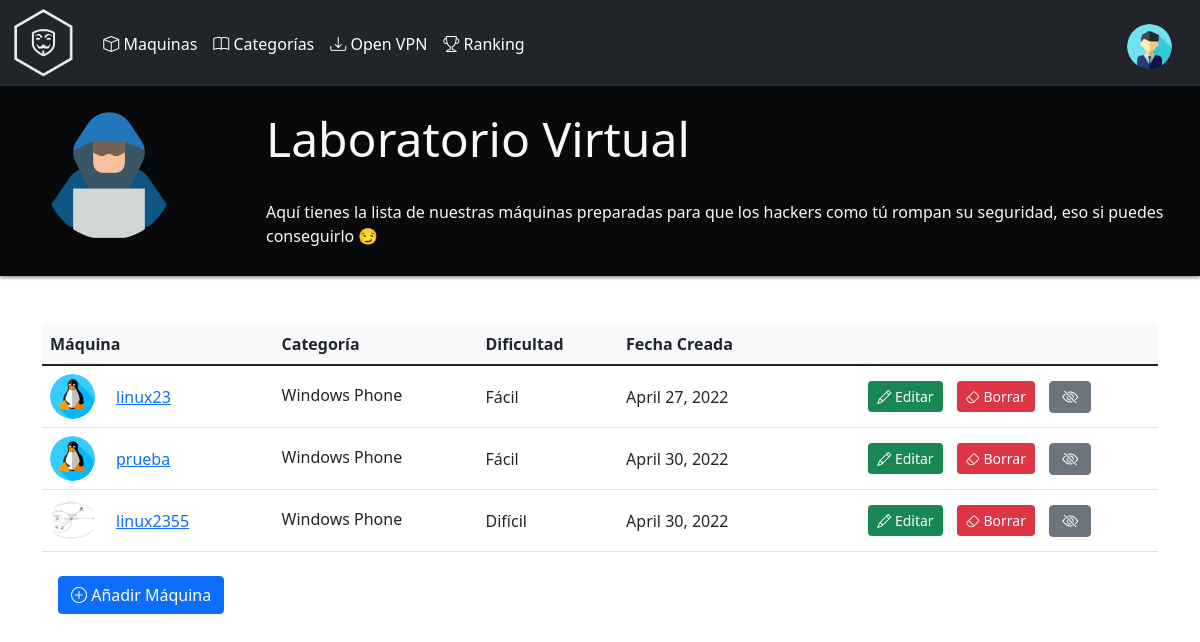
Page /maquinas/ (signed in) on the earlier database version.
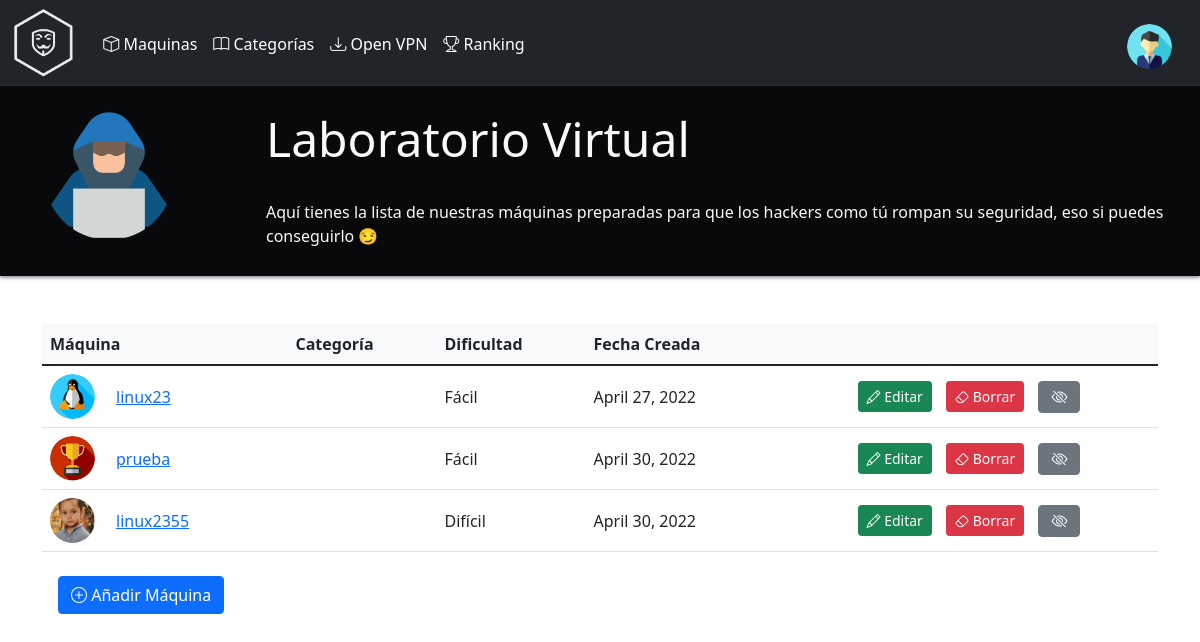
Same page on the later database version.
### accounts/models.py (models this page shows, shortened)
class Maquina(models.Model):
    DIFICULTAD = [
        ('Fácil', 'Fácil'),
        ('Media', 'Media'),
        ('Difícil', 'Difífil'),
        ('Insana', 'Insana'),
    ]
    nombre_maquina = models.CharField(max_length=30, null=True, unique=True)
    dificultad = models.CharField(max_length=30, null=True, choices = DIFICULTAD)
    categoria = models.ForeignKey('Category', on_delete=models.SET_NULL, null=True)
    descripcion = models.CharField(max_length=1000, null=True)
    ip = models.GenericIPAddressField(null = True)
    dia_creada = models.DateTimeField(auto_now_add=True, null=True)
    user_flag = models.CharField(max_length=30,null=True)
    root_flag = models.CharField(max_length=30, null=True)
    image_machine = models.ImageField(default='images/machineImages/linuxLogo.png',upload_to='images/machineImages/')
    activa= models.BooleanField(default=True)

class Category(models.Model):
    nombre = models.CharField(max_length=40, null=True)
    dia_creada = models.DateTimeField(auto_now_add=True, null=True)

### accounts/views.py (the view)
# urls.py: path('maquinas/', views.maquinas, name="maquinas"),
@login_required(login_url='login')
def maquinas(request, nombre_maquina_url=None):
    maquinas = Maquina.objects.all()
    current_user = request.user
    alumnoBD = Alumno.objects.get(user=current_user)
    lista_vacia = []
    individualUserFlag = False
    individualRootFlag= False
    individualCompleted= False
    acceso = []
    if nombre_maquina_url != None: #si se le pasa como argumento el nombre de la maquina
        maquina_individual = Maquina.objects.get(nombre_maquina=nombre_maquina_url) 	#esto quiere decir que a la url se le pasa la clave primaria de la maquina
        usersInside = Acceso.objects.filter(maquinaA=maquina_individual).count() #usuarios que han accedido a la maquina
        usersUserFlag = Acceso.objects.filter(maquinaA=maquina_individual, user_flag=True).count() #usuario que ha accedido a la maquina y que está loggeado
        usersRootFlag = Acceso.objects.filter(maquinaA=maquina_individual, root_flag=True).count() #usuario que ha accedido a la maquina y que es root
        if Acceso.objects.filter(alumnoA=current_user, maquinaA=maquina_individual).exists(): #esto lo hacemos para evitar errores
            acceso = Acceso.objects.get(alumnoA=current_user, maquinaA=maquina_individual)
        else:
            pass
        if request.method == 'POST':
            flagUserInput = request.POST.get('flagUserInput')
            flagRootInput = request.POST.get('flagRootInput')
            urlMachine = '/maquinas/'
            urlMachine += nombre_maquina_url
            if request.POST.get('restart') != None and maquina_individual.activa: #si se ha pulsado el botón de reinciar
                comandReset = 'vboxmanage controlvm' + ' ' + nombre_maquina_url + ' ' + 'reset'
                os.system(comandReset)
                comandReset = "ssh jaime@192.168.1.136 'vboxmanage controlvm" + ' ' + nombre_maquina_url + ' ' + "reset'"
                print(comandReset)
                messages.success(request, 'El reto se está reiniciando, espera unos minutos a que se desplieguen todos los servicios')
            elif flagUserInput == maquina_individual.user_flag and maquina_individual.activa:
                if acceso.user_flag == True:
                    messages.warning(request, 'Ya conseguiste esta flag')
                else:
                    acceso.user_flag = True
                    acceso.save()
                    alumnoBD.points += 50
                    alumnoBD.save()
                    if acceso.completed == False and acceso.user_flag == True and acceso.root_flag == True: #comprobamos si al meter la flag ha completado ya la maquina
                        acceso.completed = True
                        actualDate = timezone.now()
                        print(actualDate)
                        acceso.finish_date = actualDate
                        rest = actualDate - acceso.accesed_date
                        rest = actualDate - acceso.accesed_date
                        print(rest)
                        rest = str(rest)
                        rest = rest.split(':')
                        rest[2] = float(rest[2])
                        rest[2]= f'{rest[2]:.0f}'
                        if int(rest[0]) >= 1:
                            acceso.days_to_finish = int(rest[0])
                        if int(rest[1]) >= 1:
                            acceso.hours_to_finish = int(rest[1])
                        if int(rest[2]) >= 1:
                            acceso.minutes_to_finish = int(rest[2])
                        acceso.save()
                        alumnoBD.points += 50
                        alumnoBD.save()
                        messages.success(request, '¡Enhorabuena, has completado el reto +100 puntos!')
                    else:
                        messages.success(request, '¡Genial has acertado, +50 puntos!')
            elif flagRootInput == maquina_individual.root_flag and maquina_individual.activa:
                acceso = Acceso.objects.get(alumnoA=current_user, maquinaA=maquina_individual)
                if acceso.root_flag == True:
                    messages.warning(request, 'Ya conseguiste esta flag')
                else:
                    acceso.root_flag = True
                    acceso.save()
                    alumnoBD.points += 50
                    alumnoBD.save()
                    if acceso.completed == False and acceso.user_flag == True and acceso.root_flag == True:
                        acceso.completed = True
                        actualDate = timezone.now()
                        acceso.finish_date = actualDate
                        rest = actualDate - acceso.accesed_date
                        print(rest)
                        rest = str(rest)
                        rest = rest.split(':')
                        rest[2] = float(rest[2])
                        rest[2]= f'{rest[2]:.0f}'
                        if int(rest[0]) >= 1:
                            acceso.days_to_finish = int(rest[0])
                        if int(rest[1]) >= 1:
                            acceso.hours_to_finish = int(rest[1])
                        if int(rest[2]) >= 1:
                            acceso.minutes_to_finish = int(rest[2])
                        acceso.save()
                        alumnoBD.points += 50
                        alumnoBD.save()
                        messages.success(request, '¡Enhorabuena, has completado el reto +100 puntos!')
                    else:
                        messages.success(request, '¡Genial has acertado, +50 puntos!')
            else:
                messages.warning(request, 'La flag es incorrecta')
        if Acceso.objects.filter(alumnoA=current_user, maquinaA=maquina_individual).exists():
            acceso = Acceso.objects.get(alumnoA=current_user, maquinaA=maquina_individual)
            individualUserFlag = acceso.user_flag # le pasamos la user_flag y root_flag del usuario para comprobar si la ha completado ya o no
            individualRootFlag = acceso.root_flag
            individualCompleted = acceso.completed #le pasamos el valor completed del usuario para comprobar si ha completado ya o no la maquina
        else:
            pass
        context = {'lista_maquinas':lista_vacia, 'maquina_individual':maquina_individual, 'usersInside':usersInside, 'usersUserFlag':usersUserFlag, 'usersRootFlag':usersRootFlag, 'individualUserFlag':individualUserFlag, 'individualRootFlag':individualRootFlag, 'individualCompleted':individualCompleted, 'acceso':acceso}
        render(request, 'accounts/maquinas.html',context)
    else: #si no se le pasa ninguna maquina se muestran todas las maquinas
        context = {'lista_maquinas':maquinas} 						#este es el diccionario que le pasamos a la url
    return render(request, 'accounts/maquinas.html',context)

### accounts/templates/accounts/maquinas.html (shortened to what the changed rows need)
{%  extends 'accounts/main.html' %}
{% load static %}
{% block content %}
    {% if lista_maquinas %}
    <div class="container-fluid p-4" id="rowTopOpenvpn">
        <div class="row gy-4 me-5">
            <h1 class="display-5  text-light" id="openvpnTitle">Laboratorio Virtual</h1>
        </div>
    </div>
    <br>
        <main role="main" class="container" >
            <div class="row">
                <div class="col">
                    <div class="row">
                        <div class="col-md">
                            <br/>
                            <table class="table align-middle mb-0 bg-white">
                                <thead class="bg-light">
                                    <tr>
                                        <th>Máquina</th>
                                        <th>Categoría</th>
                                        <th>Dificultad</th>
                                        <th>Fecha Creada</th>
                                        <th></th>
                                    </tr>
                                <tbody>
                                    {% if request.user.is_staff%}
                                        {% for i in lista_maquinas %}
                                            <tr>
                                                <td>
                                                <div class="d-flex align-items-center">
                                                    <img src="{{i.image_machine.url}}" alt="" style="width: 45px; height: 45px; object-fit: cover;" class="rounded-circle"/>
                                                    <div class="ms-3">
                                                    <a href="{% url 'maquinas' i.nombre_maquina %}" class="link-primary fw-normal mb-1" style="margin-left:5px" > {{i.nombre_maquina}} </a>
                                                    </div>
                                                </div>
                                                </td>
                                                <td>
                                                    <p class="fw-normal mb-1">{{i.categoria.nombre}}</p>
                                                </td>
                                                <td>
                                                    {{i.dificultad}}
                                                </td>
                                                <td>
                                                    {{i.dia_creada|date}}
                                                </td>
                                                <td class="text-center">
                                                    <a href="{% url 'editMachine' i.nombre_maquina %}" class="btn btn-success btn-sm"> <i class="bi bi-pencil"></i> Editar </a>
                                                    <a href="{% url 'deleteMachine' i.nombre_maquina %}" class="btn btn-danger btn-sm" style="margin-left:10px" ><i class="bi bi-eraser"></i> Borrar </a>
                                                    {% if i.activa %}
                                                        <a href="{% url 'visibleMachine' i.nombre_maquina %}" class="btn btn-secondary" style="margin-left:10px; padding-top: 3px; padding-bottom: 3px;" ><i class="bi bi-eye-slash"></i></a>
                                                    {% else %}
                                                        <a href="{% url 'visibleMachine' i.nombre_maquina %}" class="btn btn-secondary" style="margin-left:10px; padding-top: 3px; padding-bottom: 3px;" ><i class="bi bi-eye"></i></a>
                                                    {% endif %}
                                                </td>
                                            </tr>
                                        {% endfor %}
                                    {% endif %}
                                </tbody>
                            </table>
                        </div>
                    </div>
                </div>
            </div>
            <br>
        </main>
    {% endif %}
{% endblock content %}

Differences in the rows shown:
changed Maquina "linux23": categoria.nombre "Windows Phone" → (not shown)
changed Maquina "prueba": image_machine: a different picture; categoria.nombre "Windows Phone" → (not shown)
changed Maquina "linux2355": image_machine: a different picture; categoria.nombre "Windows Phone" → (not shown)
